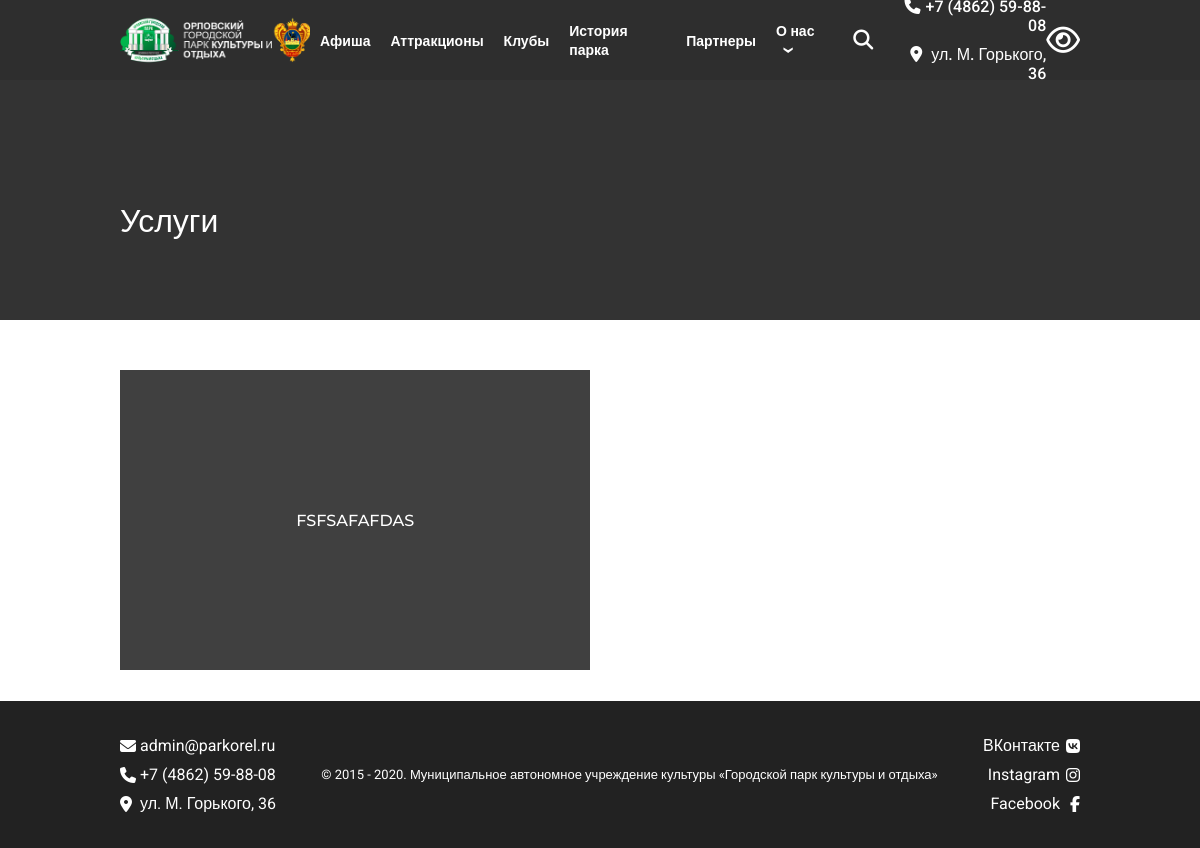
The app's page /services.php, older data.
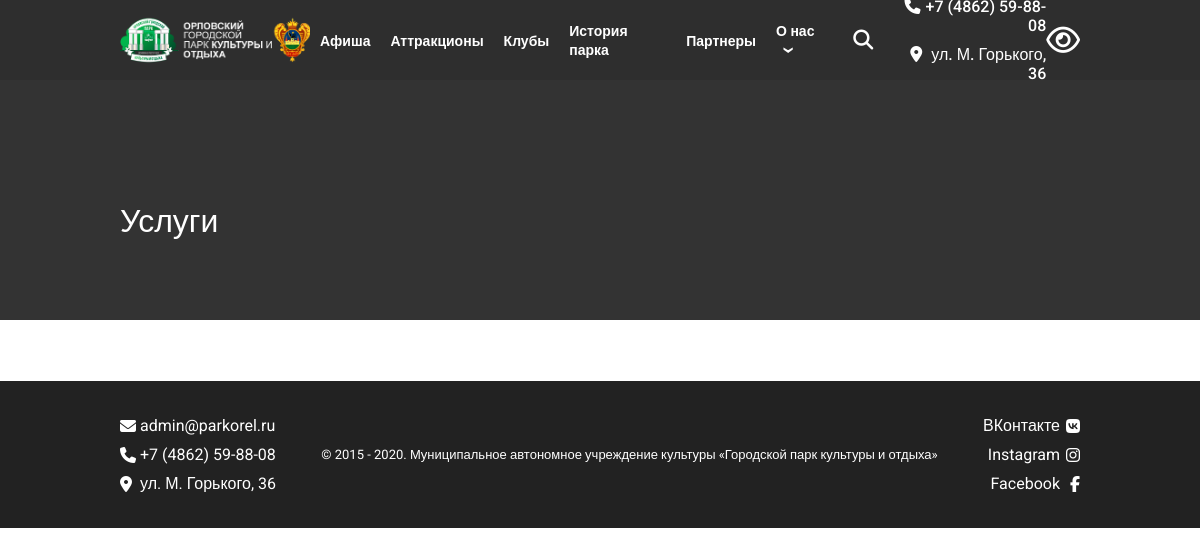
The same page, newer data.
### tables this page shows
CREATE TABLE `services` (
  `id` int(11) NOT NULL,
  `title` varchar(255) NOT NULL,
  `content` varchar(255) NOT NULL,
  `phone` varchar(255) NOT NULL,
  `img` varchar(255) NOT NULL
);

### core/functions.php (called while the page is built, shortened)
<?php
function get_services() {
    global $link;
    $sql = "SELECT * FROM services ORDER BY id DESC";
    $result = mysqli_query($link, $sql);
    $services = mysqli_fetch_all($result, MYSQLI_ASSOC);
    return $services;
}

### services.php (the view, shortened to what this page needs)
<!DOCTYPE html>
<html lang="ru">
<head>
    <link rel="stylesheet" href="styles/css/services.min.css">
</head>
<body>
    <?php
    require_once 'templates/header.php';
    ?>
    <section class="intro">
        <h1>Услуги</h1>
    </section>
    <section class="services">
    <?php $services = get_services();?>
            <?php foreach ($services as $service):?>
        <a href="tel:<?=$service['phone'];?>" class="services__item" style="background-image: url(admin/img/services/<?=$service['img']?>);">
            <div class="services__item-title">
                <p><?=$service['title'];?></p>
            </div>
        </a>
        <?php endforeach; ?>
    </section>
    <?php
    require_once 'templates/footer.php';
    ?>
</body>
</html>

Row changes from the older to the newer data that the page shows:
removed services: title "FSFSAFAFDAS"
